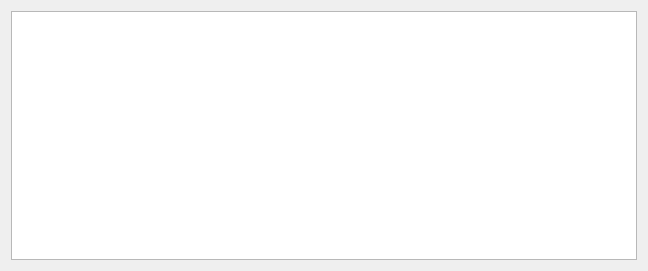
<?xml version="1.0" encoding="UTF-8"?>
<ui version="4.0">
 <class>FindedElemDialog</class>
 <widget class="QDialog" name="FindedElemDialog">
  <property name="geometry">
   <rect>
    <x>0</x>
    <y>0</y>
    <width>648</width>
    <height>271</height>
   </rect>
  </property>
  <property name="windowTitle">
   <string>Dialog</string>
  </property>
  <layout class="QVBoxLayout" name="verticalLayout">
   <item>
    <widget class="QTableWidget" name="tableWidget"/>
   </item>
  </layout>
 </widget>
 <resources/>
 <connections/>
</ui>
